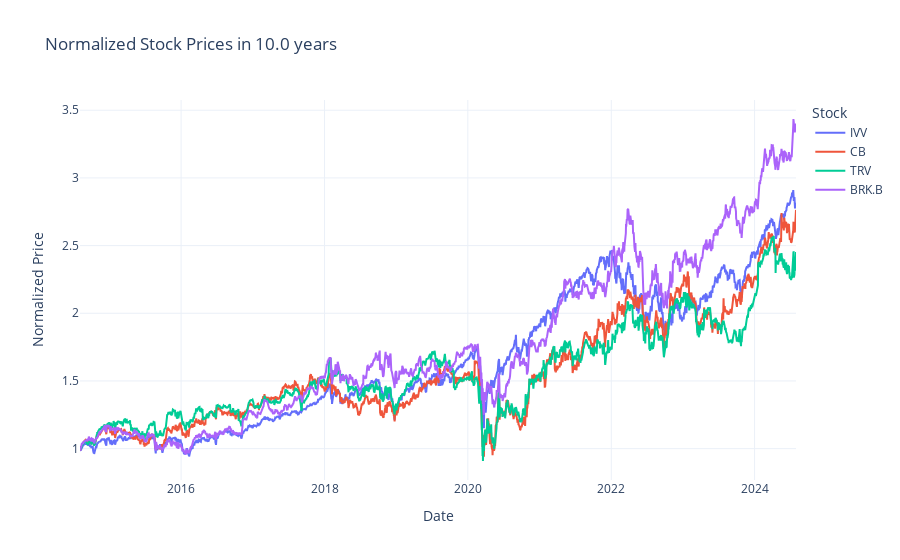

Notebook code for this chart:
### Code cell
stock_daily_ts_consolidate_normalized_df = stock_daily_ts_consolidate_df / stock_daily_ts_consolidate_df.iloc[-1]


# Create a Plotly figure
fig = go.Figure()

# Add traces for each stock
for column in stock_daily_ts_consolidate_normalized_df.columns:
    fig.add_trace(go.Scatter(
        x=stock_daily_ts_consolidate_normalized_df.index,
        y=stock_daily_ts_consolidate_normalized_df[column],
        mode='lines',
        name=column
    ))

# Customize layout
fig.update_layout(
    title=f'Normalized Stock Prices in {window_days/365} years',
    xaxis_title='Date',
    yaxis_title='Normalized Price',
    legend_title='Stock',
    template='plotly_white'
)

# Show the plot
fig.show()

### Figure 1 — Plotly figure (JSON) as saved in the notebook; plotly's stock layout.template omitted (floating-point values rounded to 4 significant figures; data arrays with more than 128 entries replaced by an {"elided": "..."} marker saying what was removed)
{"data": [{"mode": "lines", "name": "IVV", "type": "scatter", "x": {"elided": "2514 str values"}, "y": {"elided": "2514 float values"}}, {"mode": "lines", "name": "CB", "type": "scatter", "x": {"elided": "2514 str values"}, "y": {"elided": "2514 float values"}}, {"mode": "lines", "name": "TRV", "type": "scatter", "x": {"elided": "2514 str values"}, "y": {"elided": "2514 float values"}}, {"mode": "lines", "name": "BRK.B", "type": "scatter", "x": {"elided": "2514 str values"}, "y": {"elided": "2514 float values"}}], "layout": {"legend": {"title": {"text": "Stock"}}, "title": {"text": "Normalized Stock Prices in 10.0 years"}, "xaxis": {"title": {"text": "Date"}}, "yaxis": {"title": {"text": "Normalized Price"}}}}
